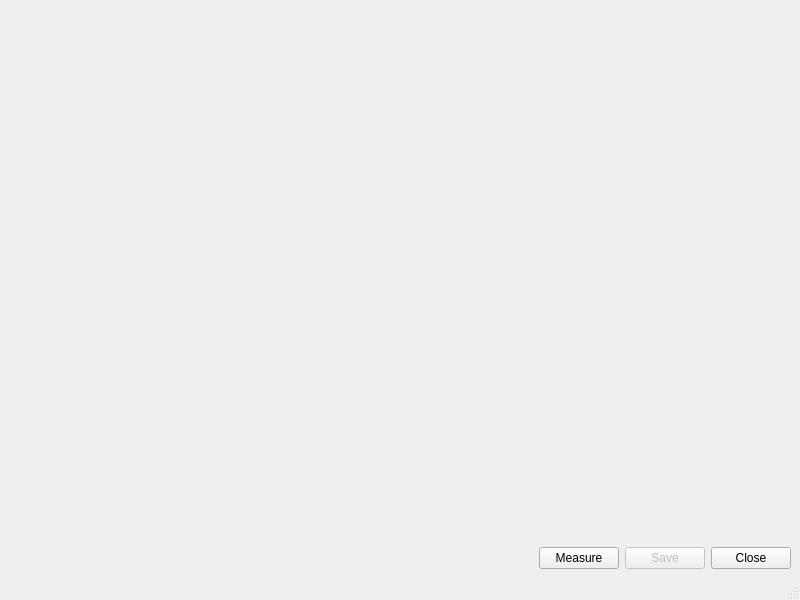
<?xml version="1.0" encoding="UTF-8"?>
<ui version="4.0">
 <class>MainWindow</class>
 <widget class="QMainWindow" name="MainWindow">
  <property name="geometry">
   <rect>
    <x>0</x>
    <y>0</y>
    <width>800</width>
    <height>600</height>
   </rect>
  </property>
  <property name="windowTitle">
   <string>MainWindow</string>
  </property>
  <widget class="QWidget" name="centralwidget">
   <layout class="QVBoxLayout" name="verticalLayout">
    <item>
     <widget class="QwtPlot" name="qwtPlot"/>
    </item>
    <item>
     <layout class="QHBoxLayout" name="horizontalLayout">
      <item>
       <spacer name="horizontalSpacer">
        <property name="orientation">
         <enum>Qt::Horizontal</enum>
        </property>
        <property name="sizeHint" stdset="0">
         <size>
          <width>40</width>
          <height>20</height>
         </size>
        </property>
       </spacer>
      </item>
      <item>
       <widget class="QPushButton" name="measureButton">
        <property name="text">
         <string>Measure</string>
        </property>
       </widget>
      </item>
      <item>
       <widget class="QPushButton" name="saveButton">
        <property name="enabled">
         <bool>false</bool>
        </property>
        <property name="text">
         <string>Save</string>
        </property>
       </widget>
      </item>
      <item>
       <widget class="QPushButton" name="closeButton">
        <property name="text">
         <string>Close</string>
        </property>
       </widget>
      </item>
     </layout>
    </item>
   </layout>
  </widget>
  <widget class="QMenuBar" name="menubar">
   <property name="geometry">
    <rect>
     <x>0</x>
     <y>0</y>
     <width>800</width>
     <height>30</height>
    </rect>
   </property>
  </widget>
  <widget class="QStatusBar" name="statusbar"/>
 </widget>
 <customwidgets>
  <customwidget>
   <class>QwtPlot</class>
   <extends>QFrame</extends>
   <header>qwt_plot.h</header>
  </customwidget>
 </customwidgets>
 <resources/>
 <connections/>
</ui>
